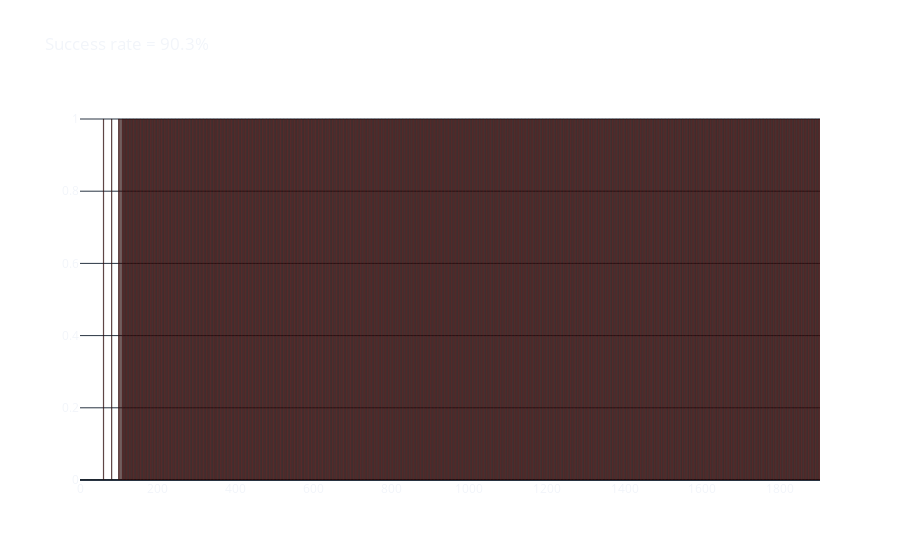

Source (notebook cell):
### Markdown cell above
The scarcity of rewards is exactly one of the problems that RL needs to solve. This phenomenon, called _sparse rewards_, makes it very challenging to train agents on problems where the only reward is at the end of a long sequence of actions.

Once we get lucky enough to find the goal 🏁 by accident, we need to backpropagate the information to the other world-states, to update our $Q$-table. The $Q$-learning algorithm offers a solution to this issue. It tells us to update the value of our state-action pairs (each cell in the Q-table) considering the reward for reaching the next state, and the highest possible value in the next state.

Thus, we want that when the agent reaches the goal and receives a reward, the next time the agent interacts with the environment, the pair $Q(s, a)$ responsible for leading the agent to the goal, receives a value greater than zero, and so on for all pairs $Q(s, a)$ that direct the agent to🏁.

The update formula for our $Q$-table is:

$$Q(s,a)^{New}=Q_{old}(s,a') + R(s)+ \underset{a'}{\max}\: Q_{old}(s,a')$$

The new value is the current one + the reward + the highest value in the next state. If the agent was in the world-state previous to the goal, the $Q(s,a)$ for the action that would get it to the final state would be:

$$1 = 0 + 1 + 0$$

Since our $Q$-table is empty, the old value of $Q(s,a)$ is 0, and the reward it gets from going to the final state is 1.

If we repeat this process until the value of the final state reaches the initial-state, we get a $Q$-table like this:

```
s           ◀️LEFT    🔽DOWN    ▶️RIGHT   🔼UP
S1             0          0         1        0
S2             0          0         1        0
S3             0          1         0        0
S4             0          0         0        0
S5             0          0         0        0
S6             0          0         0        0
S7             0          1         0        0
S8             0          0         0        0
S9             0          0         0        0
S10            0          0         0        0
S11            0          1         0        0
S12            0          0         0        0
S13            0          0         0        0
S14            0          0         0        0
S15            0          0         1        0
S16            0          0         0        0

```

However, the original $Q$-learning update formula adds two (hyper)parameters:

- the `learning rate` $\alpha$ (between 0 and 1), which is how much we should change the original $Q(s,a)$ value. If $\alpha$ = 0, the value never changes, and if $\alpha$ = 1, the value changes extremely fast. This paremeter controls _the importance of past and new knowledge_.

- the discount factor $\gamma$ (between 0 and 1), which determines how much the agent cares about future rewards compared to immediate ones. If $\gamma$ = 0, the agent only focuses on immediate rewards, and if $\gamma$ = 1, any potential future reward has the same value than current ones. In Frozen Lake, since the only true reward comes at the end of the game, we want a high discount factor.

The real $Q$-learning algorithm looks like this:

$$Q(s,a)^{New}=Q_{old}(s,a')+\alpha\left[R(s) + \gamma (\underset{a'}{\max}\: Q_{old}(s,a') - Q_{old}(s,a')) \right]$$

Again, it the agent is next to the goal 🏁 for the first time, we can update the state-action pair to win the game using $Q$-learning algorithm:

$$Q^{new}(s_{before \; goal}, a_{\rightarrow}) = 0 + \alpha \times (1 + \gamma \times 0 - 0)$$

With an $\alpha$ = 0.5 and $\gamma$ = 0.9, we get:

$$Q^{new}(s_{before \; goal}, a_{\rightarrow}) = 0 + 0.5 \times (1 + 0.9 \times 0 - 0) = 0.5$$

The second time the agent is in this state (since the $Q$-function would be updated) we would get:

$$Q^{new}(s_{before \; goal}, a_{\rightarrow}) = 0.5 + 0.5 \times (1 + 0.9 \times 0 - 0.5) = 0.75$$

Now let's do all of this in code.

### Code cell
import plotly.graph_objects as go
qtable = np.zeros(
    (environment.observation_space.n, environment.action_space.n))
df = pd.DataFrame(qtable, index=[f'state {i+1}' for i in range(16)],
                  columns=['◀️LEFT', '🔽DOWN', '▶️RIGHT', '🔼UP'])

episodes = 1000
alpha = 0.5
gamma = 0.9

outcomes = []

print('Q-table before training:')
display(Markdown(df.to_markdown()))

# Training
for _ in range(episodes):
    state, _ = environment.reset()
    done = False

    outcomes.append(0)

    while not done:
        # if you want to render the experiment, lower the number of episodes
        #print(environment.render())
        if np.max(qtable[state]) > 0:
            # Choose the action with the highest value in the current state
            action = np.argmax(qtable[state])
        else:
            # If there's no best action (only zeros), take a random one
            action = environment.action_space.sample()

        new_state, reward, done, info, prob = environment.step(action)

        # if you want to render the experiment, uncomment the next lines
        #time.sleep(0.5)
        #clear_output(wait=True)
        #if done == False:
        #    clear_output(wait=True)

        # Update Q(s,a)
        qtable[state, action] = qtable[state, action] + alpha * \
            (reward + gamma *
             np.max(qtable[new_state]) - qtable[state, action])

        state = new_state

        # If we have a reward, it means that our outcome is a success
        if reward:
            outcomes.append(1)


df = pd.DataFrame(qtable, index=[f'state {i+1}' for i in range(16)],
                  columns=['◀️LEFT', '🔽DOWN', '▶️RIGHT', '🔼UP'])

print('Q-table after training:')
display(Markdown(df.to_markdown()))

fig = go.Figure()
fig.add_trace(go.Bar(x=list(range(0, len(outcomes))), y=outcomes, marker_color='red'))
fig.update_layout(
    template='plotly_dark',
    hoverlabel=dict(
        bgcolor='rgba(0, 0, 0, 0.8)'
    ),
    title=f'Success rate = {(sum(outcomes)/episodes)*100}%',
    paper_bgcolor='rgba(0, 0, 0, 0)',
    plot_bgcolor='rgba(0, 0, 0, 0)'
)
fig.show()

### Figure 1 — Plotly figure (JSON) as saved in the notebook; plotly's stock layout.template omitted (floating-point values rounded to 4 significant figures; data arrays with more than 128 entries replaced by an {"elided": "..."} marker saying what was removed)
{"data": [{"marker": {"color": "red"}, "type": "bar", "x": {"elided": "1903 int values"}, "y": {"elided": "1903 int values"}}], "layout": {"hoverlabel": {"bgcolor": "rgba(0, 0, 0, 0.8)"}, "paper_bgcolor": "rgba(0, 0, 0, 0)", "plot_bgcolor": "rgba(0, 0, 0, 0)", "title": {"text": "Success rate = 90.3%"}}}
